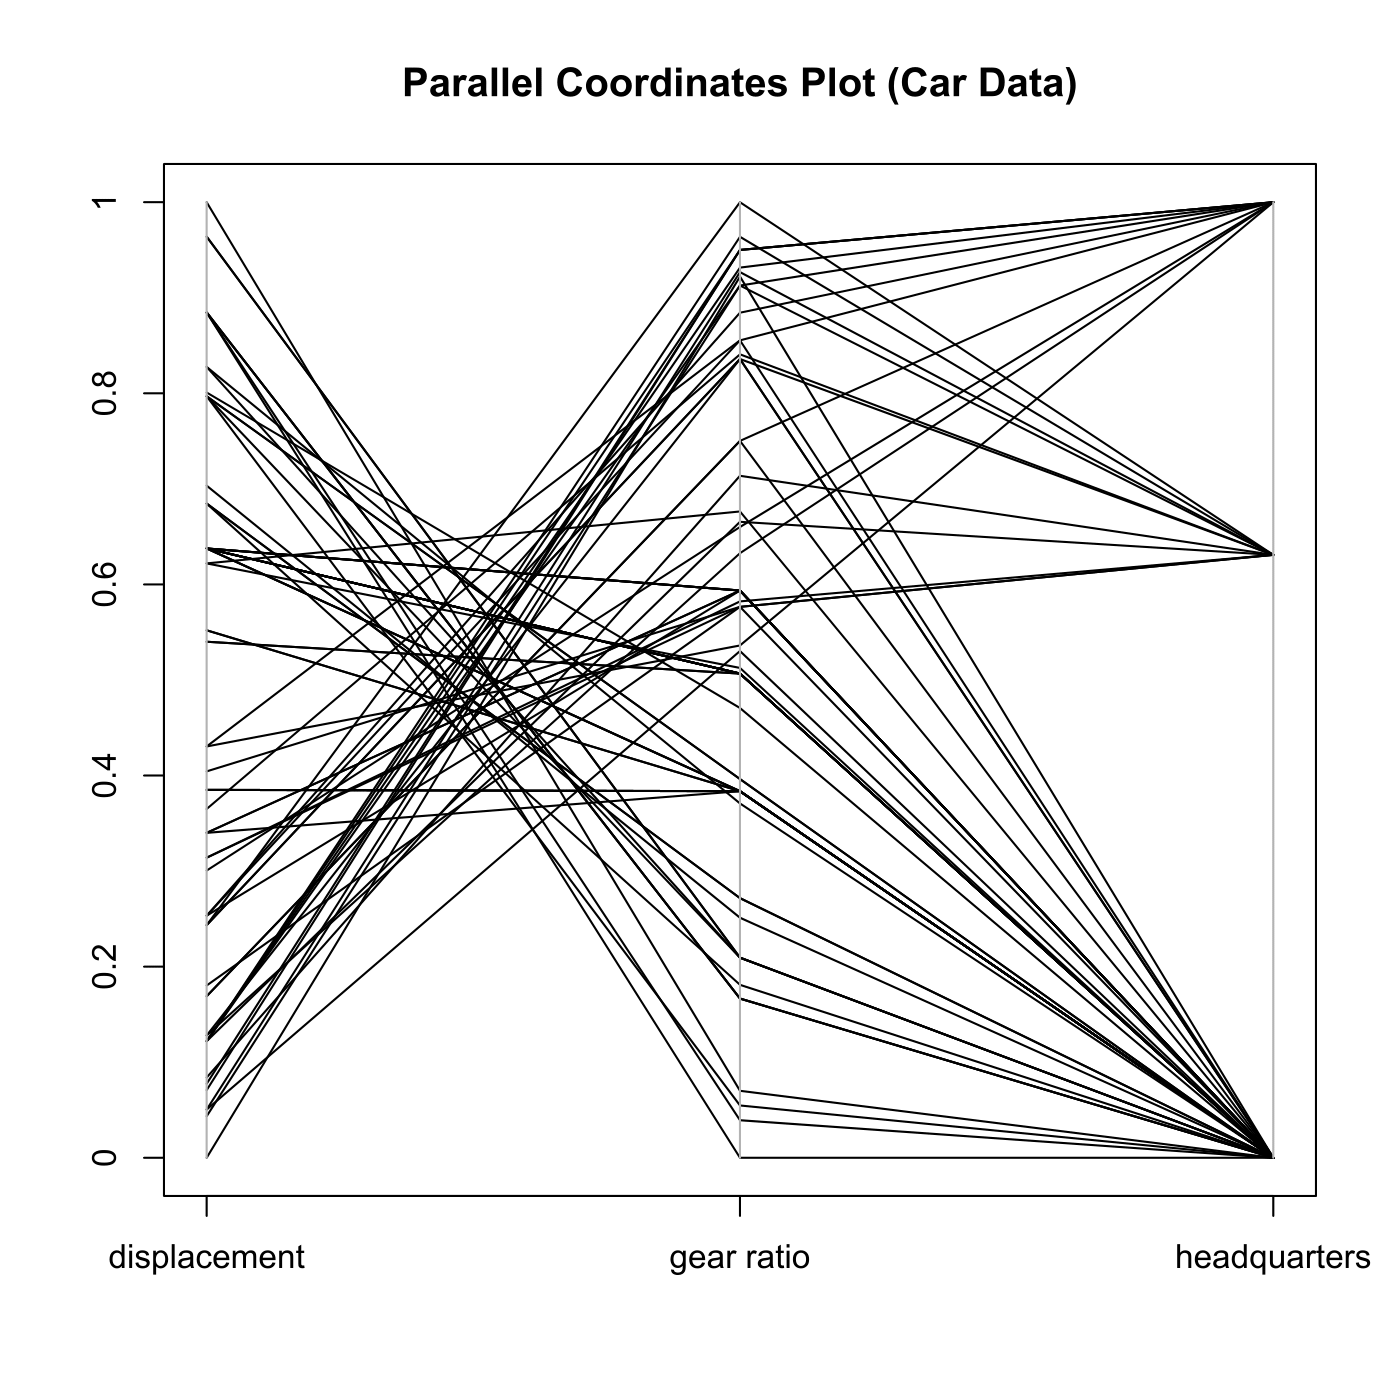

Reproduce this figure in R.

# clear all variables
rm(list = ls(all = TRUE))
graphics.off()

# install and load packages
libraries = c("MASS")
lapply(libraries, function(x) if (!(x %in% installed.packages())) {
    install.packages(x)
})
lapply(libraries, library, quietly = TRUE, character.only = TRUE)

# load data
x = read.table("carc.txt")
frame = data.frame(x[, 11:13])
colnames(frame) = c("displacement", "gear ratio", "headquarters")

# Plot
parcoord(log(frame[, c(1, 2, 3)]), frame = TRUE, main = "Parallel Coordinates Plot (Car Data)")
axis(side = 2, at = seq(0, 1, 0.2), labels = seq(0, 1, 0.2)) 
